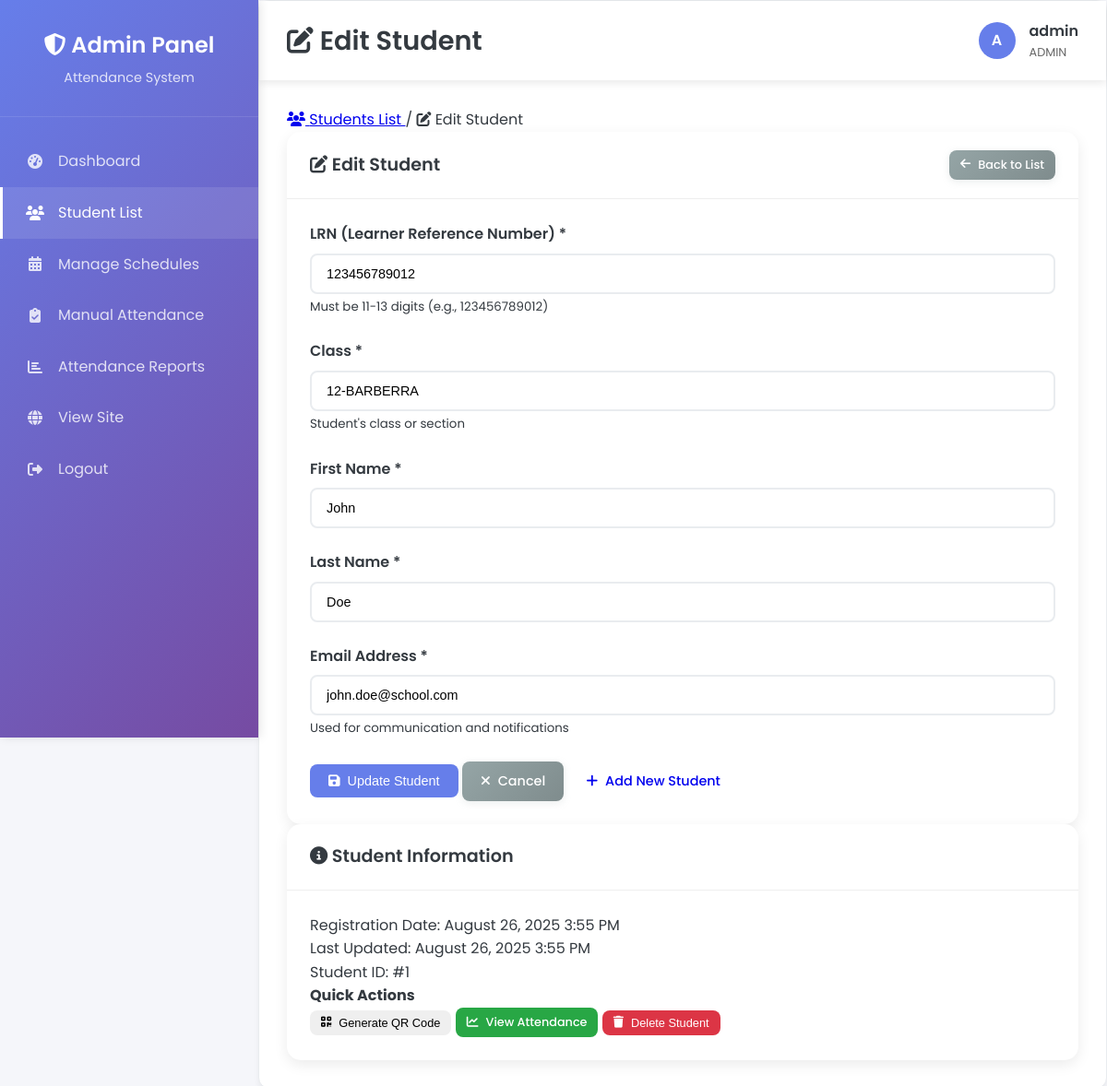
The app's page /admin/manage_students.php?id=1 (signed in) with its own data.
### tables this page shows
CREATE TABLE students (
    id INT AUTO_INCREMENT PRIMARY KEY,
    lrn VARCHAR(13) UNIQUE NOT NULL COMMENT 'Learner Reference Number - unique identifier',
    first_name VARCHAR(50) NOT NULL,
    last_name VARCHAR(50) NOT NULL,
    email VARCHAR(100) UNIQUE NOT NULL,
    class VARCHAR(50) NOT NULL COMMENT 'Student class/section (e.g., 12-BARBERRA)',
    qr_code VARCHAR(255) COMMENT 'QR code data for attendance scanning',
    created_at TIMESTAMP DEFAULT CURRENT_TIMESTAMP,
    
     
    INDEX idx_lrn (lrn),
    INDEX idx_class (class),
    INDEX idx_email (email)
);

### admin/config.php (called while the page is built, shortened)
<?php
function sanitizeOutput($input) {
    return htmlspecialchars($input, ENT_QUOTES, 'UTF-8');
}
?>

### admin/manage_students.php (the view, shortened to what this page needs)
<?php
require_once 'config.php';
$editMode = false;
$editStudent = null;
if (isset($_GET['id'])) {
    $editMode = true;
    $editId = intval($_GET['id']);
    try {
        $stmt = $pdo->prepare("SELECT * FROM students WHERE id = ?");
        $stmt->execute([$editId]);
        $editStudent = $stmt->fetch(PDO::FETCH_ASSOC);
    } catch (Exception $e) {
        $message = "Error retrieving student information.";
        $messageType = "error";
        error_log("Edit student error: " . $e->getMessage());
    }
}
include 'includes/header.php';
?>
<div class="breadcrumb">
    <a href="view_students.php">
        <i class="fas fa-users"></i> Students List
    </a>
    <span class="separator">/</span>
    <span class="current">
        <i class="fas fa-<?php echo $editMode ? 'edit' : 'plus'; ?>"></i>
        <?php echo $editMode ? 'Edit Student' : 'Add Student'; ?>
    </span>
</div>
<div class="card">
    <div class="card-header">
        <h3 class="card-title">
            <i class="fas fa-<?php echo $editMode ? 'edit' : 'plus'; ?>"></i>
            <?php echo $editMode ? 'Edit Student' : 'Add New Student'; ?>
        </h3>
        <div class="card-actions">
            <a href="view_students.php" class="btn btn-secondary btn-sm">
                <i class="fas fa-arrow-left"></i> Back to List
            </a>
        </div>
    </div>
    <div class="card-body">
        <?php if ($editMode && !$editStudent): ?>
            <div class="alert alert-error">
                <i class="fas fa-exclamation-triangle"></i>
                Student not found. <a href="view_students.php">Return to student list</a>
            </div>
        <?php else: ?>
            <form method="POST" action="" class="student-form">
                <div class="form-grid">
                    <div class="form-group">
                        <label for="lrn">LRN (Learner Reference Number) *</label>
                        <input type="text"
                               id="lrn"
                               name="lrn"
                               class="form-control"
                               required
                               pattern="[0-9]{11,13}"
                               maxlength="13"
                               minlength="11"
                               placeholder="Enter 11-13 digit LRN"
                               value="<?php echo sanitizeOutput($editStudent['lrn'] ?? ''); ?>">
                        <small class="form-help">Must be 11-13 digits (e.g., 123456789012)</small>
                    </div>
                    <div class="form-group">
                        <label for="class">Class *</label>
                        <input type="text"
                               id="class"
                               name="class"
                               class="form-control"
                               required
                               maxlength="50"
                               placeholder="Enter class (e.g., Grade 11-A, STEM-1)"
                               value="<?php echo sanitizeOutput($editStudent['class'] ?? ''); ?>"
                               list="class-suggestions">
                        <small class="form-help">Student's class or section</small>
                    </div>
                </div>
                <div class="form-grid">
                    <div class="form-group">
                        <label for="first_name">First Name *</label>
                        <input type="text"
                               id="first_name"
                               name="first_name"
                               class="form-control"
                               required
                               maxlength="50"
                               placeholder="Enter first name"
                               value="<?php echo sanitizeOutput($editStudent['first_name'] ?? ''); ?>">
                    </div>
                    <div class="form-group">
                        <label for="last_name">Last Name *</label>
                        <input type="text"
                               id="last_name"
                               name="last_name"
                               class="form-control"
                               required
                               maxlength="50"
                               placeholder="Enter last name"
                               value="<?php echo sanitizeOutput($editStudent['last_name'] ?? ''); ?>">
                    </div>
                </div>
                <div class="form-group">
                    <label for="email">Email Address *</label>
                    <input type="email"
                           id="email"
                           name="email"
                           class="form-control"
                           required
                           maxlength="100"
                           placeholder="Enter email address"
                           value="<?php echo sanitizeOutput($editStudent['email'] ?? ''); ?>">
                    <small class="form-help">Used for communication and notifications</small>
                </div>
                <div class="form-actions">
                    <button type="submit" class="btn btn-primary">
                        <i class="fas fa-<?php echo $editMode ? 'save' : 'plus'; ?>"></i>
                        <?php echo $editMode ? 'Update Student' : 'Add Student'; ?>
                    </button>
                    <a href="view_students.php" class="btn btn-secondary">
                        <i class="fas fa-times"></i> Cancel
                    </a>
                    <?php if ($editMode): ?>
                        <a href="manage_students.php" class="btn btn-info">
                            <i class="fas fa-plus"></i> Add New Student
                        </a>
                    <?php endif; ?>
                </div>
            </form>
        <?php endif; ?>
    </div>
</div>
<?php if ($editMode && $editStudent): ?>
    <div class="card">
        <div class="card-header">
            <h3 class="card-title">
                <i class="fas fa-info-circle"></i> Student Information
            </h3>
        </div>
        <div class="card-body">
            <div class="info-grid">
                <div class="info-item">
                    <label>Registration Date:</label>
                    <span><?php echo date('F d, Y g:i A', strtotime($editStudent['created_at'])); ?></span>
                </div>
                <div class="info-item">
                    <label>Last Updated:</label>
                    <span><?php echo date('F d, Y g:i A', strtotime($editStudent['updated_at'] ?? $editStudent['created_at'])); ?></span>
                </div>
                <div class="info-item">
                    <label>Student ID:</label>
                    <span>#<?php echo $editStudent['id']; ?></span>
                </div>
            </div>
            <div class="quick-actions">
                <h4>Quick Actions</h4>
                <div class="action-buttons">
                    <button onclick="generateQR('<?php echo sanitizeOutput($editStudent['lrn']); ?>', '<?php echo sanitizeOutput($editStudent['first_name'] . ' ' . $editStudent['last_name']); ?>')"
                            class="btn btn-info btn-sm">
                        <i class="fas fa-qrcode"></i> Generate QR Code
                    </button>
                    <a href="attendance_reports.php?lrn=<?php echo urlencode($editStudent['lrn']); ?>"
                       class="btn btn-success btn-sm" target="_blank">
                        <i class="fas fa-chart-line"></i> View Attendance
                    </a>
                    <button onclick="confirmDelete()" class="btn btn-danger btn-sm">
                        <i class="fas fa-trash"></i> Delete Student
                    </button>
                </div>
            </div>
        </div>
    </div>
<?php endif; ?>
<?php include 'includes/footer.php'; ?>

### css/style.css (style rules this page uses)
* { margin: 0; padding: 0; box-sizing: border-box; }
body { font-family: 'Poppins', sans-serif; background-color: #f8f9fa; color: #343a40; line-height: 1.6; }
.btn { display: inline-block; padding: 0.75rem 1.5rem; border-radius: 8px; text-decoration: none; font-weight: 500; transition: all 0.3s ease; border: none; cursor: pointer; font-size: 1rem; }
.btn-primary { background-color: #007bff; color: white; }
.btn-success { background-color: #28a745; color: white; }
.btn-danger { background-color: #dc3545; color: white; }
.form-group { margin-bottom: 1.5rem; }
.form-group label { display: block; margin-bottom: 0.5rem; color: #495057; font-weight: 500; }
.form-control { width: 100%; padding: 0.75rem; border: 1px solid #ced4da; border-radius: 8px; font-size: 1rem; transition: border-color 0.3s ease, box-shadow 0.3s ease; }
.btn-secondary { background: linear-gradient(135deg, #95a5a6 0%, #7f8c8d 100%); color: white; border: none; padding: 0.75rem 1.5rem; border-radius: 8px; text-decoration: none; font-weight: 500; transition: all 0.3s ease; display: inline-block; box-shadow: 0 2px 8px rgba(149, 165, 166, 0.2); }

### css/admin.css (style rules this page uses)
:root { --primary-color: #667eea; --secondary-color: #764ba2; --success-color: #28a745; --danger-color: #dc3545; --warning-color: #ffc107; --info-color: #17a2b8; --light-color: #f8f9fa; --dark-color: #343a40; --border-color: #dee2e6; }
.card { background: white; border-radius: 15px; box-shadow: 0 5px 15px rgba(0,0,0,0.08); overflow: hidden; }
.card-header { padding: 20px 25px; border-bottom: 1px solid #eee; display: flex; justify-content: space-between; align-items: center; }
.card-title { font-size: 1.2rem; font-weight: 600; color: var(--dark-color); margin: 0; }
.card-body { padding: 25px; }
.btn { padding: 10px 20px; border: none; border-radius: 8px; text-decoration: none; display: inline-flex; align-items: center; gap: 8px; font-weight: 500; transition: all 0.2s ease; cursor: pointer; font-size: 0.9rem; }
.btn-primary { background: var(--primary-color); color: white; }
.btn-sm { padding: 6px 12px; font-size: 0.8rem; }
.form-group { margin-bottom: 1.5rem; }
.form-group label { display: block; margin-bottom: 0.5rem; font-weight: 600; color: var(--dark-color); }
.form-control { width: 100%; padding: 12px 16px; border: 2px solid #e9ecef; border-radius: 8px; font-size: 0.9rem; transition: border-color 0.3s ease, box-shadow 0.3s ease; }
.card-actions { display: flex; align-items: center; gap: 15px; }

### records on screen
students: lrn "123456789012", class "12-BARBERRA", first_name "John", last_name "Doe", email "john.doe@school.com", created_at "August 26, 2025 3:55 PM", id "1"

### other values on screen
$pageTitle "Edit Student"
substr($currentAdmin['username'], 0, 1) "A"
sanitizeOutput($currentAdmin['username']) "admin"
sanitizeOutput($currentAdmin['role']) "ADMIN"
